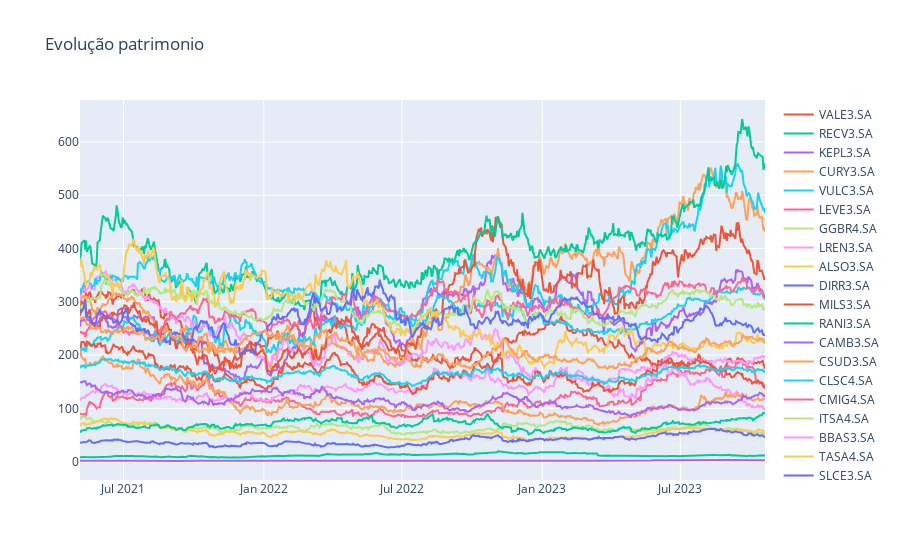

Here is the notebook cell this chart was saved with:
### Code cell
figura = px.line(title=' Evolução patrimonio')

for i in dataset.drop(columns= [ 'SOMA VALOR', 'taxa de retorno']).columns:
    figura.add_scatter(x= datas, y = dataset[i], name = i)
figura.show()

### Figure 1 — Plotly figure (JSON) as saved in the notebook; plotly's stock layout.template omitted (floating-point values rounded to 4 significant figures; data arrays with more than 128 entries replaced by an {"elided": "..."} marker saying what was removed)
{"data": [{"hovertemplate": "<extra></extra>", "legendgroup": "", "line": {"color": "#636efa", "dash": "solid"}, "marker": {"symbol": "circle"}, "mode": "lines", "name": "", "orientation": "v", "showlegend": false, "type": "scatter", "xaxis": "x", "yaxis": "y"}, {"name": "VALE3.SA", "type": "scatter", "x": {"elided": "617 str values"}, "y": {"elided": "617 float values"}}, {"name": "RECV3.SA", "type": "scatter", "x": {"elided": "617 str values"}, "y": {"elided": "617 float values"}}, {"name": "KEPL3.SA", "type": "scatter", "x": {"elided": "617 str values"}, "y": {"elided": "617 float values"}}, {"name": "CURY3.SA", "type": "scatter", "x": {"elided": "617 str values"}, "y": {"elided": "617 float values"}}, {"name": "VULC3.SA", "type": "scatter", "x": {"elided": "617 str values"}, "y": {"elided": "617 float values"}}, {"name": "LEVE3.SA", "type": "scatter", "x": {"elided": "617 str values"}, "y": {"elided": "617 float values"}}, {"name": "GGBR4.SA", "type": "scatter", "x": {"elided": "617 str values"}, "y": {"elided": "617 float values"}}, {"name": "LREN3.SA", "type": "scatter", "x": {"elided": "617 str values"}, "y": {"elided": "617 float values"}}, {"name": "ALSO3.SA", "type": "scatter", "x": {"elided": "617 str values"}, "y": {"elided": "617 float values"}}, {"name": "DIRR3.SA", "type": "scatter", "x": {"elided": "617 str values"}, "y": {"elided": "617 float values"}}, {"name": "MILS3.SA", "type": "scatter", "x": {"elided": "617 str values"}, "y": {"elided": "617 float values"}}, {"name": "RANI3.SA", "type": "scatter", "x": {"elided": "617 str values"}, "y": {"elided": "617 float values"}}, {"name": "CAMB3.SA", "type": "scatter", "x": {"elided": "617 str values"}, "y": {"elided": "617 float values"}}, {"name": "CSUD3.SA", "type": "scatter", "x": {"elided": "617 str values"}, "y": {"elided": "617 float values"}}, {"name": "CLSC4.SA", "type": "scatter", "x": {"elided": "617 str values"}, "y": {"elided": "617 float values"}}, {"name": "CMIG4.SA", "type": "scatter", "x": {"elided": "617 str values"}, "y": {"elided": "617 float values"}}, {"name": "ITSA4.SA", "type": "scatter", "x": {"elided": "617 str values"}, "y": {"elided": "617 float values"}}, {"name": "BBAS3.SA", "type": "scatter", "x": {"elided": "617 str values"}, "y": {"elided": "617 float values"}}, {"name": "TASA4.SA", "type": "scatter", "x": {"elided": "617 str values"}, "y": {"elided": "617 float values"}}, {"name": "SLCE3.SA", "type": "scatter", "x": {"elided": "617 str values"}, "y": {"elided": "617 float values"}}, {"name": "B3SA3.SA", "type": "scatter", "x": {"elided": "617 str values"}, "y": {"elided": "617 float values"}}, {"name": "PETR4.SA", "type": "scatter", "x": {"elided": "617 str values"}, "y": {"elided": "617 float values"}}, {"name": "SUZB3.SA", "type": "scatter", "x": {"elided": "617 str values"}, "y": {"elided": "617 float values"}}, {"name": "KLBN4.SA", "type": "scatter", "x": {"elided": "617 str values"}, "y": {"elided": "617 float values"}}, {"name": "BOVA11.SA", "type": "scatter", "x": {"elided": "617 str values"}, "y": {"elided": "617 float values"}}], "layout": {"legend": {"tracegroupgap": 0}, "title": {"text": " Evolução patrimonio"}, "xaxis": {"anchor": "y", "domain": [0, 1]}, "yaxis": {"anchor": "x", "domain": [0, 1]}}}
